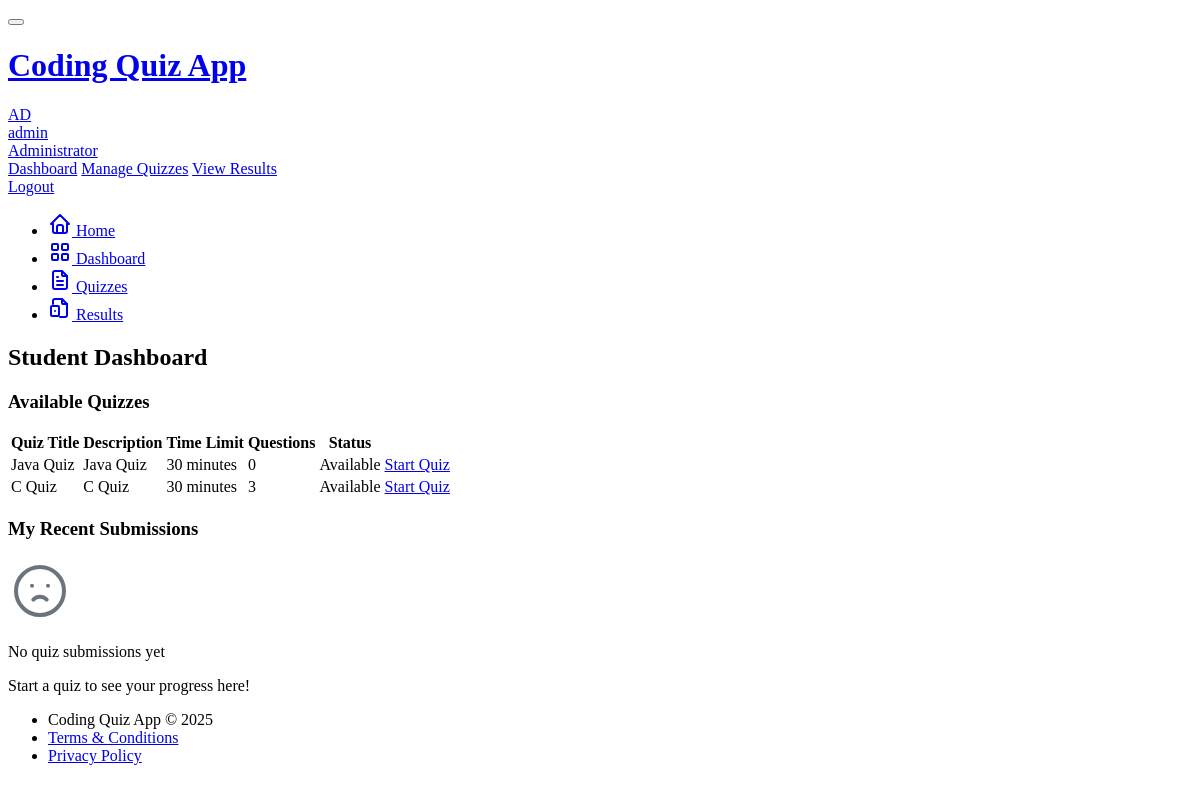
The app's page /student/dashboard (signed in) with its own data.
### models.py (models this page shows, shortened)
class User(UserMixin, db.Model):
    id = db.Column(db.Integer, primary_key=True)
    username = db.Column(db.String(64), unique=True, index=True)
    email = db.Column(db.String(120), unique=True, index=True)
    password_hash = db.Column(db.String(128))
    is_admin = db.Column(db.Boolean, default=False)
    created_at = db.Column(db.DateTime, default=datetime.utcnow)
    quizzes = db.relationship('Quiz', backref='author', lazy='dynamic')
    submissions = db.relationship('Submission', backref='student', lazy='dynamic')

class Quiz(db.Model):
    id = db.Column(db.Integer, primary_key=True)
    title = db.Column(db.String(100), nullable=False)
    description = db.Column(db.Text)
    is_active = db.Column(db.Boolean, default=True)
    time_limit = db.Column(db.Integer, default=30)  # minutes
    created_at = db.Column(db.DateTime, default=datetime.utcnow)
    updated_at = db.Column(db.DateTime, default=datetime.utcnow, onupdate=datetime.utcnow)
    author_id = db.Column(db.Integer, db.ForeignKey('user.id'))
    questions = db.relationship('Question', backref='quiz', lazy='dynamic', cascade='all, delete-orphan')
    submissions = db.relationship('Submission', backref='quiz', lazy='dynamic')

### app/routes/student.py (the view)
@student_bp.route('/dashboard')
@login_required
def dashboard():
    active_quizzes = Quiz.query.filter_by(is_active=True).all()
    my_submissions = Submission.query.filter_by(user_id=current_user.id).order_by(Submission.started_at.desc()).all()
    completed_quiz_ids = [s.quiz_id for s in my_submissions if s.is_completed]
    return render_template('student/dashboard.html',
                          active_quizzes=active_quizzes,
                          my_submissions=my_submissions,
                          completed_quiz_ids=completed_quiz_ids,
                          title='Student Dashboard')

### app/templates/student/dashboard.html (shortened to what this page needs)
{% extends "base.html" %}
{% block content %}
<div class="row row-cards">
    <div class="col-12">
        <div class="card">
            <div class="card-header">
                <h3 class="card-title">Available Quizzes</h3>
            </div>
            <div class="card-body">
                {% if active_quizzes %}
                <div class="table-responsive">
                    <table class="table table-vcenter card-table">
                        <thead>
                            <tr>
                                <th>Quiz Title</th>
                                <th>Description</th>
                                <th>Time Limit</th>
                                <th>Questions</th>
                                <th>Status</th>
                                <th class="w-1"></th>
                            </tr>
                        </thead>
                        <tbody>
                            {% for quiz in active_quizzes %}
                            <tr>
                                <td>{{ quiz.title }}</td>
                                <td class="text-muted">
                                    {{ quiz.description|truncate(100) if quiz.description else 'No description' }}
                                </td>
                                <td>{{ quiz.time_limit }} minutes</td>
                                <td>{{ quiz.questions.count() }}</td>
                                <td>
                                    {% if quiz.id in completed_quiz_ids %}
                                        <span class="badge bg-success">Completed</span>
                                    {% else %}
                                        <span class="badge bg-blue">Available</span>
                                    {% endif %}
                                </td>
                                <td>
                                    {% if quiz.id in completed_quiz_ids %}
                                        {% set submission = my_submissions|selectattr('quiz_id', 'equalto', quiz.id)|selectattr('is_completed', 'equalto', true)|first %}
                                        <a href="{{ url_for('student.view_submission', submission_id=submission.id) }}" class="btn btn-success btn-sm">
                                            View Results
                                        </a>
                                    {% else %}
                                    <a href="{{ url_for('student.start_quiz', quiz_id=quiz.id) }}" class="btn btn-primary btn-sm">
                                        Start Quiz
                                    </a>
                                    {% endif %}
                                </td>
                            </tr>
                            {% endfor %}
                        </tbody>
                    </table>
                </div>
                {% endif %}
            </div>
        </div>
    </div>
    <div class="col-12 mt-3">
        <div class="card">
            <div class="card-header">
                <h3 class="card-title">My Recent Submissions</h3>
            </div>
            <div class="card-body">
                {% if my_submissions %}
                <div class="table-responsive">
                    <table class="table table-vcenter card-table">
                        <thead>
                            <tr>
                                <th>Quiz</th>
                                <th>Started</th>
                                <th>Completed</th>
                                <th>Score</th>
                                <th>Status</th>
                                <th class="w-1"></th>
                            </tr>
                        </thead>
                        <tbody>
                            {% for submission in my_submissions %}
                            <tr>
                                <td>{{ submission.quiz.title }}</td>
                                <td>{{ submission.started_at.strftime('%Y-%m-%d %H:%M') }}</td>
                                <td>
                                    {% if submission.completed_at %}
                                        {{ submission.completed_at.strftime('%Y-%m-%d %H:%M') }}
                                    {% else %}
                                        -
                                    {% endif %}
                                </td>
                                <td>
                                    {% if submission.is_completed %}
                                        {{ "%.1f"|format(submission.score) }} / {{ submission.total_points }}
                                    {% else %}
                                        In progress
                                    {% endif %}
                                </td>
                                <td>
                                    {% if submission.is_completed %}
                                        <span class="badge bg-success">Completed</span>
                                    {% else %}
                                        <span class="badge bg-yellow">In Progress</span>
                                    {% endif %}
                                </td>
                                <td>
                                    {% if submission.is_completed %}
                                        <a href="{{ url_for('student_view_submission', submission_id=submission.id) }}" class="btn btn-outline-primary btn-sm">
                                            View Results
                                        </a>
                                    {% else %}
                                        <a href="{{ url_for('take_quiz', quiz_id=submission.quiz_id, submission_id=submission.id) }}" class="btn btn-primary btn-sm">
                                            Continue
                                        </a>
                                    {% endif %}
                                </td>
                            </tr>
                            {% endfor %}
                        </tbody>
                    </table>
                </div>
                {% else %}
                <div class="empty">
                    <div class="empty-icon">
                    </div>
                    <p class="empty-title">No quiz submissions yet</p>
                    <p class="empty-subtitle text-muted">
                        Start a quiz to see your progress here!
                    </p>
                </div>
                {% endif %}
            </div>
        </div>
    </div>
</div>
{% endblock %}

### app/templates/base.html (shortened to what this page needs)
<!DOCTYPE html>
<html lang="en">
<head>
    <link rel="stylesheet" href="https://cdn.jsdelivr.net/npm/@tabler/core@1.0.0-beta17/dist/css/tabler.min.css">
    <link rel="stylesheet" href="https://cdn.jsdelivr.net/npm/@tabler/core@1.0.0-beta17/dist/css/tabler-flags.min.css">
    <link rel="stylesheet" href="https://cdn.jsdelivr.net/npm/@tabler/core@1.0.0-beta17/dist/css/tabler-payments.min.css">
    <link rel="stylesheet" href="https://cdn.jsdelivr.net/npm/@tabler/core@1.0.0-beta17/dist/css/tabler-vendors.min.css">
    <link rel="stylesheet" href="https://cdnjs.cloudflare.com/ajax/libs/codemirror/5.65.2/codemirror.min.css">
    <link rel="stylesheet" href="https://cdnjs.cloudflare.com/ajax/libs/codemirror/5.65.2/theme/dracula.min.css">
    <link rel="stylesheet" href="{{ url_for('static', filename='css/custom.css') }}">
</head>
<body class="antialiased d-flex flex-column min-vh-100">
    <div class="page">
        <header class="navbar navbar-expand-md navbar-light d-print-none">
            <div class="container-xl">
                <button class="navbar-toggler" type="button" data-bs-toggle="collapse" data-bs-target="#navbar-menu">
                </button>
                <h1 class="navbar-brand navbar-brand-autodark d-none-navbar-horizontal pe-0 pe-md-3">
                    <a href="{{ url_for('main.index') }}">
                        Coding Quiz App
                    </a>
                </h1>
                <div class="navbar-nav flex-row order-md-last">
                    <div class="nav-item dropdown">
                        {% if current_user.is_authenticated %}
                        <a href="#" class="nav-link d-flex lh-1 text-reset p-0" data-bs-toggle="dropdown" aria-label="Open user menu">
                            <span class="avatar avatar-sm bg-primary">
                                {{ current_user.username[:2].upper() }}
                            </span>
                            <div class="d-none d-xl-block ps-2">
                                <div>{{ current_user.username }}</div>
                                <div class="mt-1 small text-muted">
                                    {% if current_user.is_admin %}Administrator{% else %}Student{% endif %}
                                </div>
                            </div>
                        </a>
                        <div class="dropdown-menu dropdown-menu-end dropdown-menu-arrow">
                            {% if current_user.is_admin %}
                            <a href="{{ url_for('admin.dashboard') }}" class="dropdown-item">Dashboard</a>
                            <a href="{{ url_for('admin.quizzes') }}" class="dropdown-item">Manage Quizzes</a>
                            <a href="{{ url_for('admin.results') }}" class="dropdown-item">View Results</a>
                            {% else %}
                            <a href="{{ url_for('student.dashboard') }}" class="dropdown-item">Dashboard</a>
                            <a href="{{ url_for('student.results') }}" class="dropdown-item">My Results</a>
                            {% endif %}
                            <a href="{{ url_for('auth.logout') }}" class="dropdown-item">Logout</a>
                        </div>
                        {% endif %}
                    </div>
                </div>
            </div>
        </header>
        <div class="navbar-expand-md">
            <div class="collapse navbar-collapse" id="navbar-menu">
                <div class="navbar navbar-light">
                    <div class="container-xl">
                        <ul class="navbar-nav">
                            <li class="nav-item {% if request.endpoint == 'main.index' %}active{% endif %}">
                                <a class="nav-link" href="{{ url_for('main.index') }}">
                                    <span class="nav-link-icon d-md-none d-lg-inline-block">
                                    </span>
                                    <span class="nav-link-title">Home</span>
                                </a>
                            </li>
                            {% if current_user.is_authenticated %}
                                {% if current_user.is_admin %}
                                <li class="nav-item {% if request.endpoint == 'admin.dashboard' %}active{% endif %}">
                                    <a class="nav-link" href="{{ url_for('admin.dashboard') }}">
                                        <span class="nav-link-icon d-md-none d-lg-inline-block">
                                        </span>
                                        <span class="nav-link-title">Dashboard</span>
                                    </a>
                                </li>
                                <li class="nav-item {% if request.endpoint == 'admin.quizzes' %}active{% endif %}">
                                    <a class="nav-link" href="{{ url_for('admin.quizzes') }}">
                                        <span class="nav-link-icon d-md-none d-lg-inline-block">
                                        </span>
                                        <span class="nav-link-title">Quizzes</span>
                                    </a>
                                </li>
                                <li class="nav-item {% if request.endpoint == 'admin.results' %}active{% endif %}">
                                    <a class="nav-link" href="{{ url_for('admin.results') }}">
                                        <span class="nav-link-icon d-md-none d-lg-inline-block">
                                        </span>
                                        <span class="nav-link-title">Results</span>
                                    </a>
                                </li>
                                {% endif %}
                            {% endif %}
                        </ul>
                    </div>
                </div>
            </div>
        </div>
        <div class="page-wrapper">
            <div class="container-xl">
                <div class="page-header d-print-none">
                    <div class="row align-items-center">
                        <div class="col">
                            <h2 class="page-title">
                                {% block page_title %}{{ title }}{% endblock %}
                            </h2>
                        </div>
                    </div>
                </div>
            </div>
            <div class="page-body">
                <div class="container-xl">
                    {% block content %}{% endblock %}
                </div>
            </div>
            <footer class="footer footer-transparent d-print-none mt-auto">
                <div class="container-xl">
                    <div class="row text-center align-items-center flex-row-reverse">
                        <div class="col-12 col-lg-auto mt-3 mt-lg-0">
                            <ul class="list-inline list-inline-dots mb-0">
                                <li class="list-inline-item">
                                    Coding Quiz App &copy; 2025
                                </li>
                                <li class="list-inline-item">
                                    <a href="#" class="link-secondary">Terms & Conditions</a>
                                </li>
                                <li class="list-inline-item">
                                    <a href="#" class="link-secondary">Privacy Policy</a>
                                </li>
                            </ul>
                        </div>
                    </div>
                </div>
            </footer>
        </div>
    </div>
</body>
</html>

### static/css/custom.css (style rules this page uses)
.empty-icon svg { width: 64px; height: 64px; stroke-width: 1.5; color: #6c757d; }

### records on screen
User: username "AD", username "admin"
Quiz: title "Java Quiz", description "Java Quiz", time_limit "30", questions.count "0", shows "Available"
Quiz: title "C Quiz", description "C Quiz", time_limit "30", questions.count "3", shows "Available"

### other values on screen
{{ title }} "Student Dashboard"
